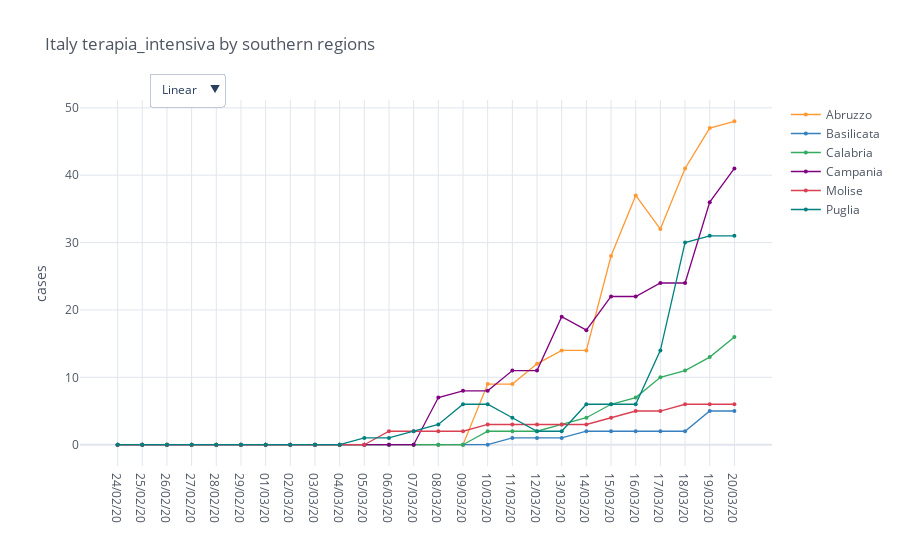

Notebook source saved alongside this figure:
### Code cell
regions = io.italy_load_regions(io.italy_southern_regions)
total_cases = io.italy_regions_filter_by_category(regions, category)

mpl.iplot_comparative_plot(total_cases, title='Italy ' + category + ' by southern regions')

### Figure 1 — Plotly figure (JSON) as saved in the notebook; plotly's stock layout.template omitted (floating-point values rounded to 4 significant figures)
{"data": [{"line": {"color": "rgba(255, 153, 51, 1.0)", "dash": "solid", "shape": "linear", "width": 1.3}, "marker": {"size": 4, "symbol": "circle"}, "mode": "lines+markers", "name": "Abruzzo", "text": "", "type": "scatter", "x": ["24/02/20", "25/02/20", "26/02/20", "27/02/20", "28/02/20", "29/02/20", "01/03/20", "02/03/20", "03/03/20", "04/03/20", "05/03/20", "06/03/20", "07/03/20", "08/03/20", "09/03/20", "10/03/20", "11/03/20", "12/03/20", "13/03/20", "14/03/20", "15/03/20", "16/03/20", "17/03/20", "18/03/20", "19/03/20", "20/03/20"], "y": [0, 0, 0, 0, 0, 0, 0, 0, 0, 0, 0, 0, 0, 0, 0, 9, 9, 12, 14, 14, 28, 37, 32, 41, 47, 48]}, {"line": {"color": "rgba(55, 128, 191, 1.0)", "dash": "solid", "shape": "linear", "width": 1.3}, "marker": {"size": 4, "symbol": "circle"}, "mode": "lines+markers", "name": "Basilicata", "text": "", "type": "scatter", "x": ["24/02/20", "25/02/20", "26/02/20", "27/02/20", "28/02/20", "29/02/20", "01/03/20", "02/03/20", "03/03/20", "04/03/20", "05/03/20", "06/03/20", "07/03/20", "08/03/20", "09/03/20", "10/03/20", "11/03/20", "12/03/20", "13/03/20", "14/03/20", "15/03/20", "16/03/20", "17/03/20", "18/03/20", "19/03/20", "20/03/20"], "y": [0, 0, 0, 0, 0, 0, 0, 0, 0, 0, 0, 0, 0, 0, 0, 0, 1, 1, 1, 2, 2, 2, 2, 2, 5, 5]}, {"line": {"color": "rgba(50, 171, 96, 1.0)", "dash": "solid", "shape": "linear", "width": 1.3}, "marker": {"size": 4, "symbol": "circle"}, "mode": "lines+markers", "name": "Calabria", "text": "", "type": "scatter", "x": ["24/02/20", "25/02/20", "26/02/20", "27/02/20", "28/02/20", "29/02/20", "01/03/20", "02/03/20", "03/03/20", "04/03/20", "05/03/20", "06/03/20", "07/03/20", "08/03/20", "09/03/20", "10/03/20", "11/03/20", "12/03/20", "13/03/20", "14/03/20", "15/03/20", "16/03/20", "17/03/20", "18/03/20", "19/03/20", "20/03/20"], "y": [0, 0, 0, 0, 0, 0, 0, 0, 0, 0, 0, 0, 0, 0, 0, 2, 2, 2, 3, 4, 6, 7, 10, 11, 13, 16]}, {"line": {"color": "rgba(128, 0, 128, 1.0)", "dash": "solid", "shape": "linear", "width": 1.3}, "marker": {"size": 4, "symbol": "circle"}, "mode": "lines+markers", "name": "Campania", "text": "", "type": "scatter", "x": ["24/02/20", "25/02/20", "26/02/20", "27/02/20", "28/02/20", "29/02/20", "01/03/20", "02/03/20", "03/03/20", "04/03/20", "05/03/20", "06/03/20", "07/03/20", "08/03/20", "09/03/20", "10/03/20", "11/03/20", "12/03/20", "13/03/20", "14/03/20", "15/03/20", "16/03/20", "17/03/20", "18/03/20", "19/03/20", "20/03/20"], "y": [0, 0, 0, 0, 0, 0, 0, 0, 0, 0, 0, 0, 0, 7, 8, 8, 11, 11, 19, 17, 22, 22, 24, 24, 36, 41]}, {"line": {"color": "rgba(219, 64, 82, 1.0)", "dash": "solid", "shape": "linear", "width": 1.3}, "marker": {"size": 4, "symbol": "circle"}, "mode": "lines+markers", "name": "Molise", "text": "", "type": "scatter", "x": ["24/02/20", "25/02/20", "26/02/20", "27/02/20", "28/02/20", "29/02/20", "01/03/20", "02/03/20", "03/03/20", "04/03/20", "05/03/20", "06/03/20", "07/03/20", "08/03/20", "09/03/20", "10/03/20", "11/03/20", "12/03/20", "13/03/20", "14/03/20", "15/03/20", "16/03/20", "17/03/20", "18/03/20", "19/03/20", "20/03/20"], "y": [0, 0, 0, 0, 0, 0, 0, 0, 0, 0, 0, 2, 2, 2, 2, 3, 3, 3, 3, 3, 4, 5, 5, 6, 6, 6]}, {"line": {"color": "rgba(0, 128, 128, 1.0)", "dash": "solid", "shape": "linear", "width": 1.3}, "marker": {"size": 4, "symbol": "circle"}, "mode": "lines+markers", "name": "Puglia", "text": "", "type": "scatter", "x": ["24/02/20", "25/02/20", "26/02/20", "27/02/20", "28/02/20", "29/02/20", "01/03/20", "02/03/20", "03/03/20", "04/03/20", "05/03/20", "06/03/20", "07/03/20", "08/03/20", "09/03/20", "10/03/20", "11/03/20", "12/03/20", "13/03/20", "14/03/20", "15/03/20", "16/03/20", "17/03/20", "18/03/20", "19/03/20", "20/03/20"], "y": [0, 0, 0, 0, 0, 0, 0, 0, 0, 0, 1, 1, 2, 3, 6, 6, 4, 2, 2, 6, 6, 6, 14, 30, 31, 31]}], "layout": {"legend": {"bgcolor": "#FFFFFF", "font": {"color": "#4D5663"}}, "paper_bgcolor": "#FFFFFF", "plot_bgcolor": "#FFFFFF", "title": {"font": {"color": "#4D5663"}, "text": "Italy terapia_intensiva by southern regions"}, "updatemenus": [{"buttons": [{"args": [{"yaxis.type": "linear"}], "label": "Linear", "method": "relayout"}, {"args": [{"yaxis.type": "log"}], "label": "Log", "method": "relayout"}], "direction": "down", "pad": {"r": 10, "t": 10}, "showactive": true, "x": 0.1, "xanchor": "left", "y": 1.1, "yanchor": "top"}], "xaxis": {"gridcolor": "#E1E5ED", "showgrid": true, "tickfont": {"color": "#4D5663"}, "title": {"font": {"color": "#4D5663"}, "text": ""}, "zerolinecolor": "#E1E5ED"}, "yaxis": {"gridcolor": "#E1E5ED", "showgrid": true, "tickfont": {"color": "#4D5663"}, "title": {"font": {"color": "#4D5663"}, "text": "cases"}, "zerolinecolor": "#E1E5ED"}}}
